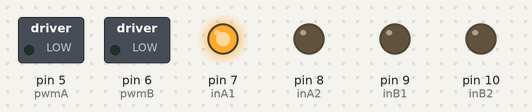
A sketch run on a simulated Arduino Uno, built with avr-gcc and run on an emulated ATmega328P. Parts: switched loads named in the sketch (green lamp = pin HIGH), output pins drawn as LEDs (lit = HIGH).

Above: at 0.1 s.
At 5.1 s:
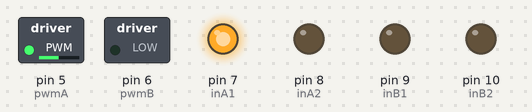
At 9.1 s:
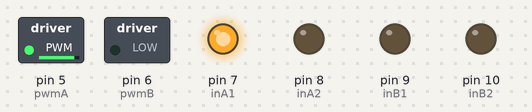
At 19.1 s:
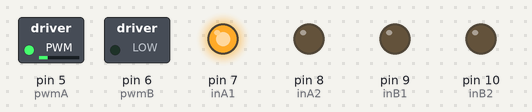
At 28.1 s:
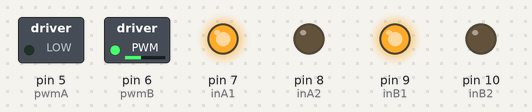
At 39.1 s:
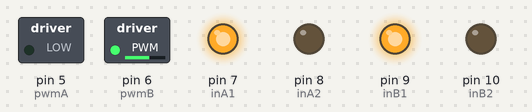
Timing chart, 0 to 40.0 s (numbered marks = the images above):
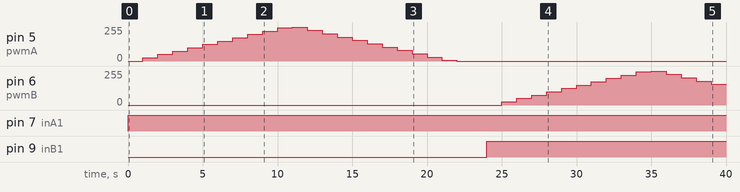

Measured:
- by itself, pin 5 (pwmA): rises from 0/255 to 255/255 in 10.0 s, then falls to 0/255 in 11.0 s
- by itself, pin 6 (pwmB): rises from 0/255 to 255/255 in 10.0 s, then falls to 155/255 in 4.0 s
- by itself, pin 7 (inA1): LOW → HIGH at 0.00 s
- by itself, pin 9 (inB1): LOW → HIGH at 24.0 s

The sketch:

test_silnikow_drivera.ino
```cpp
int pwmA = 5;  // PWM Motor A
int inA1 = 7;  // INA Motor A
int inA2 = 8;  // INB Motor A

int pwmB = 6;  // PWM Motor B
int inB1 = 9;  // INA Motor B
int inB2 = 10; // INB Motor B

void setup() {
  pinMode(pwmA, OUTPUT);
  pinMode(inA1, OUTPUT);
  pinMode(inA2, OUTPUT);

  pinMode(pwmB, OUTPUT);
  pinMode(inB1, OUTPUT);
  pinMode(inB2, OUTPUT);

  analogWrite(pwmA, 0);
  analogWrite(pwmB, 0);
}

void loop() {
  digitalWrite(inA1, HIGH);
  digitalWrite(inA2, LOW);

  for (int speed = 0; speed <= 255; speed += 25) {
    analogWrite(pwmA, speed);
    delay(1000);
  }

  for (int speed = 255; speed >= 0; speed -= 25) {
    analogWrite(pwmA, speed);
    delay(1000);
  }

  analogWrite(pwmA, 0);
  delay(2000);

  digitalWrite(inB1, HIGH);
  digitalWrite(inB2, LOW);

  for (int speed = 0; speed <= 255; speed += 25) {
    analogWrite(pwmB, speed);
    delay(1000);
  }

  for (int speed = 255; speed >= 0; speed -= 25) {
    analogWrite(pwmB, speed);
    delay(1000);
  }

  analogWrite(pwmB, 0);
  delay(2000);

  digitalWrite(inA1, LOW);
  digitalWrite(inA2, HIGH);

  for (int speed = 0; speed <= 255; speed += 25) {
    analogWrite(pwmA, speed);
    delay(1000);
  }

  for (int speed = 255; speed >= 0; speed -= 25) {
    analogWrite(pwmA, speed);
    delay(1000);
  }

  analogWrite(pwmA, 0);
  delay(2000);

  digitalWrite(inB1, LOW);
  digitalWrite(inB2, HIGH);

  for (int speed = 0; speed <= 255; speed += 25) {
    analogWrite(pwmB, speed);
    delay(1000);
  }

  for (int speed = 255; speed >= 0; speed -= 25) {
    analogWrite(pwmB, speed);
    delay(1000);
  }

  analogWrite(pwmB, 0);
  delay(2000);
}
```
